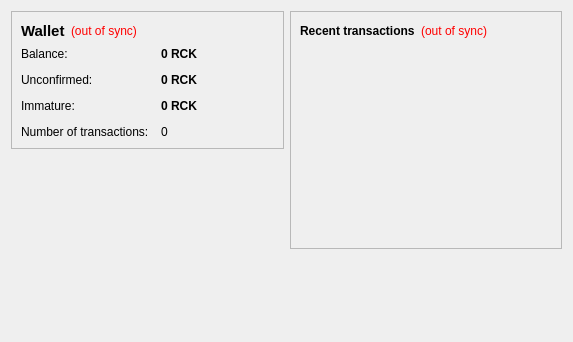
<?xml version="1.0" encoding="UTF-8"?>
<ui version="4.0">
 <class>OverviewPage</class>
 <widget class="QWidget" name="OverviewPage">
  <property name="geometry">
   <rect>
    <x>0</x>
    <y>0</y>
    <width>573</width>
    <height>342</height>
   </rect>
  </property>
  <property name="windowTitle">
   <string>Form</string>
  </property>
  <layout class="QHBoxLayout" name="horizontalLayout" stretch="1,1">
   <item>
    <layout class="QVBoxLayout" name="verticalLayout_2">
     <item>
      <widget class="QFrame" name="frame">
       <property name="frameShape">
        <enum>QFrame::StyledPanel</enum>
       </property>
       <property name="frameShadow">
        <enum>QFrame::Raised</enum>
       </property>
       <layout class="QVBoxLayout" name="verticalLayout_4">
        <item>
         <layout class="QHBoxLayout" name="horizontalLayout_4">
          <item>
           <widget class="QLabel" name="label_5">
            <property name="font">
             <font>
              <pointsize>11</pointsize>
              <weight>75</weight>
              <bold>true</bold>
             </font>
            </property>
            <property name="text">
             <string>Wallet</string>
            </property>
           </widget>
          </item>
          <item>
           <widget class="QLabel" name="labelWalletStatus">
            <property name="toolTip">
             <string>The displayed information may be out of date. Your wallet automatically synchronizes with the RickCoin network after a connection is established, but this process has not completed yet.</string>
            </property>
            <property name="styleSheet">
             <string notr="true">QLabel { color: red; }</string>
            </property>
            <property name="text">
             <string notr="true">(out of sync)</string>
            </property>
            <property name="alignment">
             <set>Qt::AlignLeading|Qt::AlignLeft|Qt::AlignVCenter</set>
            </property>
           </widget>
          </item>
          <item>
           <spacer name="horizontalSpacer_2">
            <property name="orientation">
             <enum>Qt::Horizontal</enum>
            </property>
            <property name="sizeHint" stdset="0">
             <size>
              <width>40</width>
              <height>20</height>
             </size>
            </property>
           </spacer>
          </item>
         </layout>
        </item>
        <item>
         <layout class="QFormLayout" name="formLayout_2">
          <property name="fieldGrowthPolicy">
           <enum>QFormLayout::AllNonFixedFieldsGrow</enum>
          </property>
          <property name="horizontalSpacing">
           <number>12</number>
          </property>
          <property name="verticalSpacing">
           <number>12</number>
          </property>
          <item row="0" column="0">
           <widget class="QLabel" name="label">
            <property name="text">
             <string>Balance:</string>
            </property>
           </widget>
          </item>
          <item row="0" column="1">
           <widget class="QLabel" name="labelBalance">
            <property name="font">
             <font>
              <weight>75</weight>
              <bold>true</bold>
             </font>
            </property>
            <property name="cursor">
             <cursorShape>IBeamCursor</cursorShape>
            </property>
            <property name="toolTip">
             <string>Your current balance</string>
            </property>
            <property name="text">
             <string notr="true">0 RCK</string>
            </property>
            <property name="textInteractionFlags">
             <set>Qt::LinksAccessibleByMouse|Qt::TextSelectableByKeyboard|Qt::TextSelectableByMouse</set>
            </property>
           </widget>
          </item>
          <item row="1" column="0">
           <widget class="QLabel" name="label_3">
            <property name="text">
             <string>Unconfirmed:</string>
            </property>
           </widget>
          </item>
          <item row="1" column="1">
           <widget class="QLabel" name="labelUnconfirmed">
            <property name="font">
             <font>
              <weight>75</weight>
              <bold>true</bold>
             </font>
            </property>
            <property name="cursor">
             <cursorShape>IBeamCursor</cursorShape>
            </property>
            <property name="toolTip">
             <string>Total of transactions that have yet to be confirmed, and do not yet count toward the current balance</string>
            </property>
            <property name="text">
             <string notr="true">0 RCK</string>
            </property>
            <property name="textInteractionFlags">
             <set>Qt::LinksAccessibleByMouse|Qt::TextSelectableByKeyboard|Qt::TextSelectableByMouse</set>
            </property>
           </widget>
          </item>
          <item row="3" column="0">
           <widget class="QLabel" name="label_2">
            <property name="text">
             <string>Number of transactions:</string>
            </property>
           </widget>
          </item>
          <item row="3" column="1">
           <widget class="QLabel" name="labelNumTransactions">
            <property name="toolTip">
             <string>Total number of transactions in wallet</string>
            </property>
            <property name="text">
             <string notr="true">0</string>
            </property>
           </widget>
          </item>
          <item row="2" column="0">
           <widget class="QLabel" name="labelImmatureText">
            <property name="text">
             <string>Immature:</string>
            </property>
           </widget>
          </item>
          <item row="2" column="1">
           <widget class="QLabel" name="labelImmature">
            <property name="font">
             <font>
              <weight>75</weight>
              <bold>true</bold>
             </font>
            </property>
            <property name="toolTip">
             <string>Mined balance that has not yet matured</string>
            </property>
            <property name="text">
             <string notr="true">0 RCK</string>
            </property>
            <property name="textInteractionFlags">
             <set>Qt::LinksAccessibleByMouse|Qt::TextSelectableByKeyboard|Qt::TextSelectableByMouse</set>
            </property>
           </widget>
          </item>
         </layout>
        </item>
       </layout>
      </widget>
     </item>
     <item>
      <spacer name="verticalSpacer">
       <property name="orientation">
        <enum>Qt::Vertical</enum>
       </property>
       <property name="sizeHint" stdset="0">
        <size>
         <width>20</width>
         <height>40</height>
        </size>
       </property>
      </spacer>
     </item>
    </layout>
   </item>
   <item>
    <layout class="QVBoxLayout" name="verticalLayout_3">
     <item>
      <widget class="QFrame" name="frame_2">
       <property name="frameShape">
        <enum>QFrame::StyledPanel</enum>
       </property>
       <property name="frameShadow">
        <enum>QFrame::Raised</enum>
       </property>
       <layout class="QVBoxLayout" name="verticalLayout">
        <item>
         <layout class="QHBoxLayout" name="horizontalLayout_2">
          <item>
           <widget class="QLabel" name="label_4">
            <property name="text">
             <string>&lt;b&gt;Recent transactions&lt;/b&gt;</string>
            </property>
           </widget>
          </item>
          <item>
           <widget class="QLabel" name="labelTransactionsStatus">
            <property name="toolTip">
             <string>The displayed information may be out of date. Your wallet automatically synchronizes with the RickCoin network after a connection is established, but this process has not completed yet.</string>
            </property>
            <property name="styleSheet">
             <string notr="true">QLabel { color: red; }</string>
            </property>
            <property name="text">
             <string notr="true">(out of sync)</string>
            </property>
            <property name="alignment">
             <set>Qt::AlignRight|Qt::AlignTrailing|Qt::AlignVCenter</set>
            </property>
           </widget>
          </item>
          <item>
           <spacer name="horizontalSpacer">
            <property name="orientation">
             <enum>Qt::Horizontal</enum>
            </property>
            <property name="sizeHint" stdset="0">
             <size>
              <width>40</width>
              <height>20</height>
             </size>
            </property>
           </spacer>
          </item>
         </layout>
        </item>
        <item>
         <widget class="QListView" name="listTransactions">
          <property name="styleSheet">
           <string notr="true">QListView { background: transparent; }</string>
          </property>
          <property name="frameShape">
           <enum>QFrame::NoFrame</enum>
          </property>
          <property name="verticalScrollRCKPolicy">
           <enum>Qt::ScrollRCKAlwaysOff</enum>
          </property>
          <property name="horizontalScrollRCKPolicy">
           <enum>Qt::ScrollRCKAlwaysOff</enum>
          </property>
          <property name="selectionMode">
           <enum>QAbstractItemView::NoSelection</enum>
          </property>
         </widget>
        </item>
       </layout>
      </widget>
     </item>
     <item>
      <spacer name="verticalSpacer_2">
       <property name="orientation">
        <enum>Qt::Vertical</enum>
       </property>
       <property name="sizeHint" stdset="0">
        <size>
         <width>20</width>
         <height>40</height>
        </size>
       </property>
      </spacer>
     </item>
    </layout>
   </item>
  </layout>
 </widget>
 <resources/>
 <connections/>
</ui>
